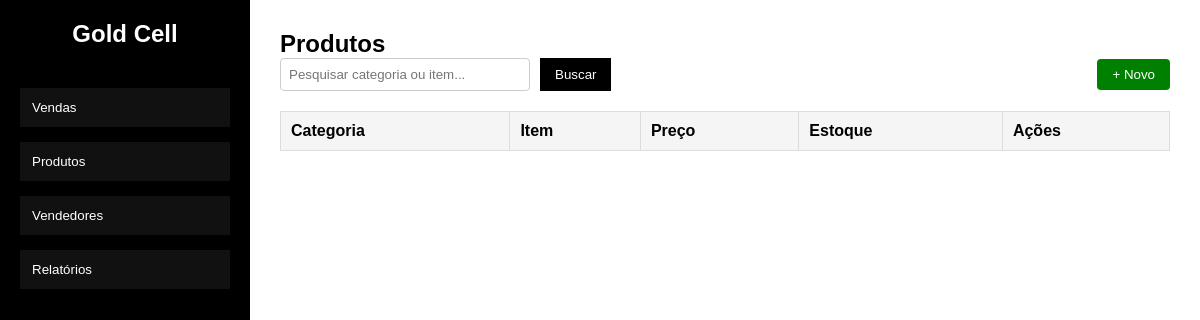
/products, run on an earlier commit of the app's database.
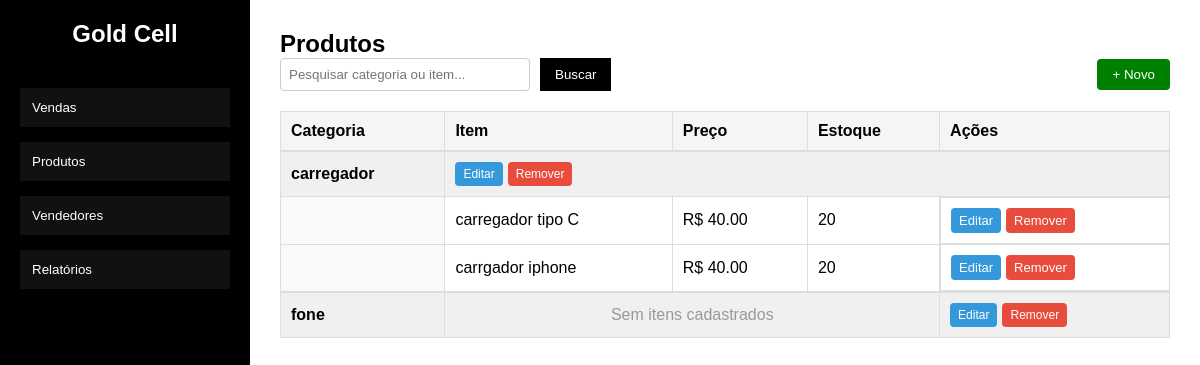
And on a later commit of the database.
### tables this page shows
CREATE TABLE categorias (
        id INTEGER PRIMARY KEY AUTOINCREMENT,
        name TEXT NOT NULL,
        created_at DATETIME DEFAULT CURRENT_TIMESTAMP
    );

CREATE TABLE items (
        id INTEGER PRIMARY KEY AUTOINCREMENT,
        product_id INTEGER NOT NULL,
        name TEXT NOT NULL,
        price REAL,
        stock INTEGER,
        created_at DATETIME DEFAULT CURRENT_TIMESTAMP,

        FOREIGN KEY (product_id) REFERENCES categorias(id)
    );

### routes.py (the view)
@app.route("/products")
def list_products():
    data = get_products_grouped()
    return render_template("products.html", data=data)

### database/engine.py (called while the page is built)
def get_connection():
    return sqlite3.connect(DB_PATH)

### templates/products.html
{% extends "base.html" %}
{% block extra_css %}
    <link rel="stylesheet" href="{{ url_for('static', filename='products.css') }}">
{% endblock %}
{% block content %}
<h2>Produtos</h2>
<div class="products-header">
    <form method="get" class="search-box">
        <input
            type="text"
            name="search"
            placeholder="Pesquisar categoria ou item..."
            value="{{ request.args.get('search','') }}"
        >
        <button type="submit">Buscar</button>
    </form>
    <a href="/produtos/novo">
        <button class="btn-add">+ Novo</button>
    </a>
</div>
<table class="products-table">
    <tr>
        <th>Categoria</th>
        <th>Item</th>
        <th>Preço</th>
        <th>Estoque</th>
        <th>Ações</th>
    </tr>
    {% for product_id, product_data in data.items() %}
        {% if product_data['items']|length > 0 %}
            <tr class="category-row">
                <td style="background: #f0f0f0; font-weight: bold;">
                    {{ product_data['name'] }}
                </td>
                <td colspan="4" style="background: #f0f0f0; text-align: right;">
                    <div class="actions">
                        <a href="/categoria/editar/{{ product_id }}">
                            <button class="btn-edit" style="font-size: 12px;">Editar</button>
                        </a>
                        <a href="/categoria/remover/{{ product_id }}"
                           onclick="return confirm('Deseja realmente remover esta categoria?')">
                            <button class="btn-delete" style="font-size: 12px;">Remover</button>
                        </a>
                    </div>
                </td>
            </tr>
        {% endif %}
        {% for item in product_data['items'] %}
            <tr>
                <td></td>
                <td>{{ item['name'] }}</td>
                <td>R$ {{ "%.2f"|format(item['price']) if item['price'] else "0.00" }}</td>
                <td>{{ item['stock'] or "0" }}</td>
                <td class="actions">
                    <a href="/produtos/editar/{{ item['id'] }}">
                        <button class="btn-edit">Editar</button>
                    </a>
                    <a href="/produtos/remover/{{ item['id'] }}"
                       onclick="return confirm('Deseja realmente remover este item?')">
                        <button class="btn-delete">Remover</button>
                    </a>
                </td>
            </tr>
        {% endfor %}
        {% if product_data['items']|length == 0 %}
            <tr class="category-row">
                <td style="background: #f0f0f0; font-weight: bold;">
                    {{ product_data['name'] }}
                </td>
                <td colspan="3" style="background: #f0f0f0; text-align: center; color: #999;">
                    Sem itens cadastrados
                </td>
                <td style="background: #f0f0f0;">
                    <div class="actions">
                        <a href="/categoria/editar/{{ product_id }}">
                            <button class="btn-edit" style="font-size: 12px;">Editar</button>
                        </a>
                        <a href="/categoria/remover/{{ product_id }}"
                           onclick="return confirm('Deseja realmente remover esta categoria?')">
                            <button class="btn-delete" style="font-size: 12px;">Remover</button>
                        </a>
                    </div>
                </td>
            </tr>
        {% endif %}
    {% endfor %}
</table>
{% endblock %}

### templates/base.html (shortened to what this page needs)
<!DOCTYPE html>
<html lang="pt-BR">
<head>
    <link rel="stylesheet" href="{{ url_for('static', filename='base.css') }}">
    {% block extra_css %}{% endblock %}
</head>
<body>
<div class="container">
    <aside class="sidebar">
        <h1 class="logo">Gold Cell</h1>
        <nav class="menu">
            <a href="/vendas"><button>Vendas</button></a>
            <a href="/produtos"><button>Produtos</button></a>
            <a href="/vendedores"><button>Vendedores</button></a>
            <a href="/relatorios"><button>Relatórios</button></a>
        </nav>
    </aside>
    <main class="main-content">
        {% block content %}
        {% endblock %}
    </main>
</div>
</body>
</html>

### static/base.css (style rules this page uses)
* { margin: 0; padding: 0; box-sizing: border-box; font-family: Arial, Helvetica, sans-serif; }
body { height: 100vh; }
.container { display: flex; height: 100vh; }
.sidebar { width: 250px; background-color: #000; color: #fff; padding: 20px; }
.logo { text-align: center; margin-bottom: 40px; font-size: 24px; }
.menu { display: flex; flex-direction: column; gap: 15px; }
.menu button { width: 100%; padding: 12px; background-color: #111; border: none; color: #fff; cursor: pointer; text-align: left; transition: 0.3s; }
.main-content { flex: 1; background-color: #fff; padding: 30px; }

### static/products.css (style rules this page uses)
.products-header { display: flex; justify-content: space-between; align-items: center; margin-bottom: 20px; }
.search-box { display: flex; gap: 10px; }
.search-box input { padding: 8px; width: 250px; border: 1px solid #ccc; border-radius: 4px; }
.search-box button { padding: 8px 15px; background: #000; color: #fff; border: none; cursor: pointer; }
.btn-add { padding: 8px 15px; background: green; color: white; border: none; cursor: pointer; border-radius: 4px; }
.products-table { width: 100%; border-collapse: collapse; margin-top: 20px; }
.products-table th, .products-table td { padding: 10px; border: 1px solid #ddd; text-align: left; }
.products-table th { background: #f5f5f5; }
.products-table td:first-child { background: #f9f9f9; font-weight: bold; }
.category-row { border-top: 2px solid #ddd; }
.actions { display: flex; gap: 5px; }
.btn-edit { background: #3498db; color: white; border: none; padding: 5px 8px; cursor: pointer; border-radius: 4px; font-size: 13px; }
.btn-delete { background: #e74c3c; color: white; border: none; padding: 5px 8px; cursor: pointer; border-radius: 4px; font-size: 13px; }

What changed in the data, as far as the page shows it:
added categorias: name "carregador"
added items: name "carregador tipo C", price "40.00", stock "20"
added items: name "carrgador iphone", price "40.00", stock "20"
added categorias: name "fone"
Also different on the page:
new list line: "Editar Remover"
new list line: "Sem itens cadastrados Editar Remover"
